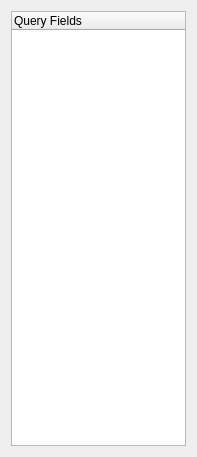
<?xml version="1.0" encoding="UTF-8"?>
<ui version="4.0">
 <class>MyDock</class>
 <widget class="QWidget" name="MyDock">
  <property name="geometry">
   <rect>
    <x>0</x>
    <y>0</y>
    <width>197</width>
    <height>457</height>
   </rect>
  </property>
  <property name="windowTitle">
   <string>Form</string>
  </property>
  <layout class="QVBoxLayout" name="verticalLayout">
   <item>
    <widget class="QTreeWidget" name="treeWidget">
     <column>
      <property name="text">
       <string>Query Fields</string>
      </property>
     </column>
    </widget>
   </item>
  </layout>
 </widget>
 <resources/>
 <connections/>
</ui>
